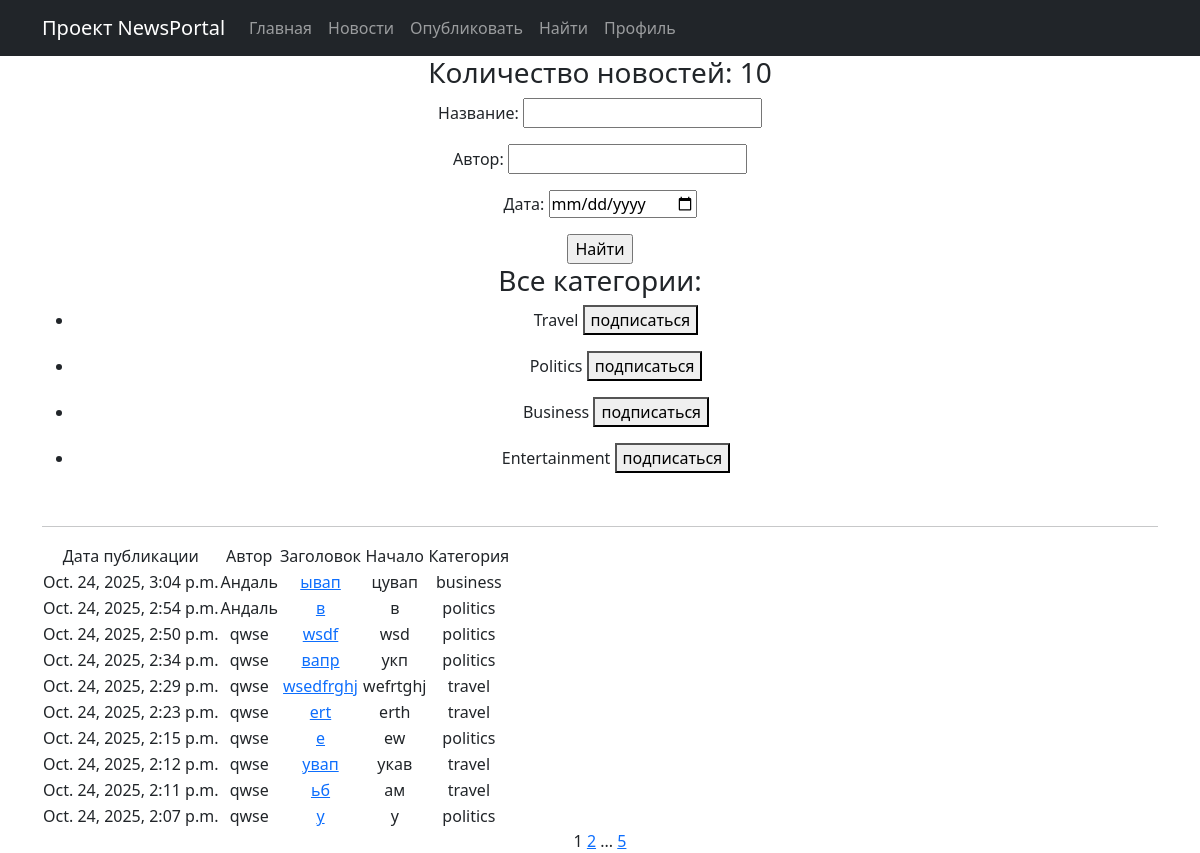
The page / on the database its author committed.
### news/models.py (models this page shows, shortened)
class Post(models.Model):
    author = models.ForeignKey(Author, on_delete=models.CASCADE)
    NEWS = 'NW'
    ARTICLE = 'AR'
    CATEGORIES = (
        (NEWS, 'Новость'),
        (ARTICLE, 'Статья')
    )
    categoryType = models.CharField(max_length=2, choices=CATEGORIES, default=ARTICLE)
    dateCreation = models.DateTimeField(auto_now_add=True)
    postCategory = models.ManyToManyField(Category, through='PostCategory')
    title = models.CharField(max_length=128)
    text = models.TextField()
    rating = models.SmallIntegerField(default=0)

class Author(models.Model):
    author_user = models.OneToOneField(User, on_delete=models.CASCADE)
    rating_author = models.SmallIntegerField(default=0)
    def __str__(self):
        return self.author_user.username

class Category(models.Model):
    name = models.CharField(max_length=64, unique=True)
    subscribers = models.ManyToManyField(User, related_name='subscribed_categories', blank=True)

### news/views.py (the view)
# urls.py: path('', PostList.as_view(), name='post'),
class PostList(ListView):
    model = Post
    template_name = 'news/posts.html'
    context_object_name = 'posts'
    queryset = Post.objects.order_by('-dateCreation')
    paginate_by = 10 # вот так мы можем указать количество записей на странице
    def get_queryset(self):
       queryset = super().get_queryset()
       self.filterset = PostFilter(self.request.GET, queryset)
       return self.filterset.qs
    def get_context_data(self, **kwargs):
       context = super().get_context_data(**kwargs)
       context['filterset'] = self.filterset
       context['categories'] = Category.objects.all()
       return context

### news/templatetags/custom_filters.py (called while the page is built)
@register.filter(name='censor')
def censor(censor_text):
    for word in censor_words:
        censor_text = censor_text.lower().replace(word.lower(),'*')
    return censor_text

### templates/news/posts.html (shortened to what this page needs)
{% extends 'flatpages/default.html' %}
{% load custom_filters %}
{% load custom_tags %}
{% block content %}
    <h3>Количество новостей: {{posts|length}}</h3>
    <form action="" method="get">
        {{ filterset.form.as_p }}
        <input type="submit" value="Найти" />
    </form>
<div>
<h3>Все категории:</h3>
<ul>
  <li>Travel
    <form action="/news/1/subscribe/" method="post" style="display:inline;">
      <button type="submit">подписаться</button>
    </form>
  </li>
</ul>
<ul>
  <li>Politics
    <form action="/news/2/subscribe/" method="post" style="display:inline;">
      <button type="submit">подписаться</button>
    </form>
  </li>
</ul>
<ul>
  <li>Business
    <form action="/news/3/subscribe/" method="post" style="display:inline;">
      <button type="submit">подписаться</button>
    </form>
  </li>
</ul>
<ul>
  <li>Entertainment
    <form action="/news/4/subscribe/" method="post" style="display:inline;">
      <button type="submit">подписаться</button>
    </form>
  </li>
</ul>
<pre>&nbsp;</pre>
</div>
    <hr>
    {% if posts %}
        <table>
            <tr>
                <td>Дата публикации</td>
                <td>Автор</td>
                <td>Заголовок</td>
                <td>Начало</td>
                <td>Категория</td>
            </tr>
            {% for post_read in posts %}
            <tr>
                <td>{{ post_read.dateCreation }}</td>
                <td>{{ post_read.author }}</td>
                <td>
                    <a href="{{ post_read.pk }}">{{ post_read.title|censor }}</a>
                </td>
                <td>{{ post_read.text|censor|truncatechars:20 }}</td>
                <td>
                    {% for category in post_read.postCategory.all %}
                        {{ category.name }}{% if not forloop.last %}, {% endif %}
                    {% empty %}
                        Нет категории
                    {% endfor %}
                </td>
            </tr>
            {% empty %}
            <tr>
                <td colspan="5">Нет новостей</td>
            </tr>
            {% endfor %}
        </table>
    {% else %}
        <h2>Скоро здесь что-то будет!</h2>
    {% endif %}
    {{ page_obj.number }}
    {% if page_obj.has_next %}
        <a href="?page={{ page_obj.next_page_number }}">{{ page_obj.next_page_number }}</a>
        {% if paginator.num_pages != page_obj.next_page_number %}
            ...
            <a href="?page={{ page_obj.paginator.num_pages }}">{{ page_obj.paginator.num_pages }}</a>
        {% endif %}
    {% endif %}
{% endblock content %}

### templates/flatpages/default.html (shortened to what this page needs)
<!DOCTYPE html>
<html lang="en">
    <head>
        {% load static %}
        <link href="{% static 'css/styles.css' %}" rel="stylesheet" />
    </head>
    <body>
        <nav class="navbar navbar-expand-lg navbar-dark bg-dark static-top">
   <div class="container">
       <a class="navbar-brand" href="#">Проект NewsPortal</a>
       <div class="collapse navbar-collapse" id="navbarResponsive">
           <ul class="navbar-nav ml-auto">
               <li class="nav-item">
                   <a class="nav-link" href="/about/">Главная</a>
               </li>
               <li class="nav-item">
                   <a class="nav-link" href="/news/">Новости</a>
               </li>
               <li class="nav-item">
                   <a class="nav-link" href="/news/create/">Опубликовать</a>
               </li>
               <li class="nav-item">
                   <a class="nav-link" href="/news/search/">Найти</a>
               </li>
               <li class="nav-item">
                   <a class="nav-link" href="/info/my/">Профиль</a>
               </li>
           </ul>
       </div>
   </div>
</nav>
            <div class="container">
                <div class="row">
                    <div class="col-lg-12 text-center">
                        {% block content %}{% endblock content %}
                    </div>
                </div>
            </div>
    </body>
</html>

### rows shown on the page
Post: dateCreation "Oct. 24, 2025, 3:04 p.m.", author "Андаль", title|censor "ывап", text|censor "цувап"
Category: name "business"
Post: dateCreation "Oct. 24, 2025, 2:54 p.m.", author "Андаль", title|censor "в", text|censor "в"
Category: name "politics"
Post: dateCreation "Oct. 24, 2025, 2:50 p.m.", author "qwse", title|censor "wsdf", text|censor "wsd"
Post: dateCreation "Oct. 24, 2025, 2:34 p.m.", author "qwse", title|censor "вапр", text|censor "укп"
Post: dateCreation "Oct. 24, 2025, 2:29 p.m.", author "qwse", title|censor "wsedfrghj", text|censor "wefrtghj"
Category: name "travel"
Post: dateCreation "Oct. 24, 2025, 2:23 p.m.", author "qwse", title|censor "ert", text|censor "erth"
Post: dateCreation "Oct. 24, 2025, 2:15 p.m.", author "qwse", title|censor "e", text|censor "ew"
Post: dateCreation "Oct. 24, 2025, 2:12 p.m.", author "qwse", title|censor "увап", text|censor "укав"
Post: dateCreation "Oct. 24, 2025, 2:11 p.m.", author "qwse", title|censor "ьб", text|censor "ам"
Post: dateCreation "Oct. 24, 2025, 2:07 p.m.", author "qwse", title|censor "у", text|censor "у"

### other values the page prints
{{ posts|length }} "10"
{{ page_obj.number }} "1"
{{ page_obj.next_page_number }} "2"
{{ page_obj.paginator.num_pages }} "5"
